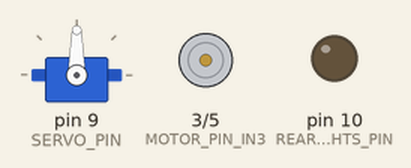
Simulated run of this sketch. Board: Arduino Uno, built with avr-gcc and run on an emulated ATmega328P. On the bench: servo, motor-driver pin pairs drawn as motors (green arrow = first pin HIGH = forward, orange = second pin HIGH = backward, longer = more drive), output pins drawn as LEDs (lit = HIGH).

Above: at 0.05 s.
At 8.65 s:
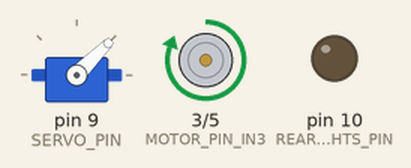
At 12.45 s:
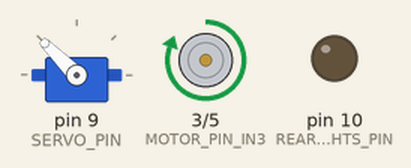
At 17.05 s:
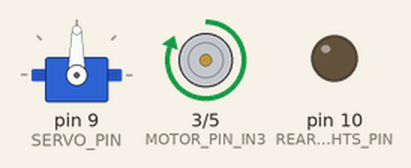
At 36.05 s:
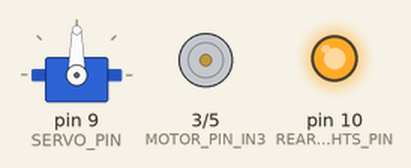
Timing chart, 0 to 61.2 s (numbered marks = the images above):
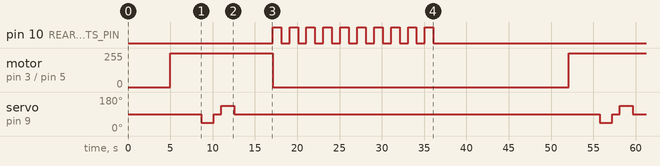

The sketch:

desafio1.ino
```cpp
// This script will be utilized to control a car using nothing but lines of code.
// The car have a DC motor in the rear to power the rear wheels
// It has a servo motor that allows the car to turn left and right
// The challenge consists in making the car go through a track with a few obstacles
// We will connect the DC motor using a H bridge
// We will connect the servo motor directly to the Arduino
// We will connect the rear lights directly to the Arduino

// Include libraries
#include <Servo.h>

// Define the pins for the motors
#define MOTOR_PIN_IN3 3 // These are digital pins
#define MOTOR_PIN_IN4 5 // These are digital pins
#define SERVO_PIN 9 // This is a PWM pin

// Define the pins for rear lights (both will be connected in parallel to just 1 pin)
#define REAR_LIGHTS_PIN 10 // This is a digital pin

// Define a few constants
#define SERVO_CENTER 90 // This is the center position for the servo
#define SERVO_LEFT 135 // This is the left position for the servo
#define SERVO_RIGHT 45 // This is the right position for the servo
#define WHEEL_DIAMETER 7.0 // This is the diameter of the wheel in cm

// Define the servo and motor objects
Servo servo; // This object will control the servo motor

// Define some functions
// This function will make the car go forward a certain distance
void goForward(float distance) {
  // Calculate the time it will take to go forward
  float time = distance / (WHEEL_DIAMETER * PI);
  // Straighten the wheels
  servo.write(SERVO_CENTER);
  // Set the motor to go forward using H bridge
  digitalWrite(MOTOR_PIN_IN3, HIGH);
  digitalWrite(MOTOR_PIN_IN4, LOW);
  // Wait for the time it will take to go forward
  delay(time * 1000);
  // Stop the motor
  digitalWrite(MOTOR_PIN_IN3, LOW);
  digitalWrite(MOTOR_PIN_IN4, LOW);
}

// This function will make the car turn left while going forward
void turnLeft(float angle) {
  // Calculate the time it will take to turn left
  float time = angle / 90;
  // Set the motor to go forward using H bridge
  digitalWrite(MOTOR_PIN_IN3, HIGH);
  digitalWrite(MOTOR_PIN_IN4, LOW);
  // Set the servo to turn left
  servo.write(SERVO_LEFT);
  // Wait for the time it will take to turn left
  delay(time * 1000);
  // Stop the motor
  digitalWrite(MOTOR_PIN_IN3, LOW);
  digitalWrite(MOTOR_PIN_IN4, LOW);
  // Set the servo to the center
  servo.write(SERVO_CENTER);
}

// This function will make the car turn right while going forward
void turnRight(float angle) {
  // Calculate the time it will take to turn right
  float time = angle / 90;
  // Set the motor to go forward using H bridge
  digitalWrite(MOTOR_PIN_IN3, HIGH);
  digitalWrite(MOTOR_PIN_IN4, LOW);
  // Set the servo to turn right
  servo.write(SERVO_RIGHT);
  // Wait for the time it will take to turn right
  delay(time * 1000);
  // Stop the motor
  digitalWrite(MOTOR_PIN_IN3, LOW);
  digitalWrite(MOTOR_PIN_IN4, LOW);
  // Set the servo to the center
  servo.write(SERVO_CENTER);
}

// This function will make the car stop
void stop() {
  // Turn the rear lights on
  digitalWrite(REAR_LIGHTS_PIN, HIGH);
  // Straighten the wheels
  servo.write(SERVO_CENTER);
  // Stop the motor
  digitalWrite(MOTOR_PIN_IN3, LOW);
  digitalWrite(MOTOR_PIN_IN4, LOW);
}

// This function will make the rear lights blink
void blink() {
  // Turn the rear lights on
  digitalWrite(REAR_LIGHTS_PIN, HIGH);
  // Wait for 1 second
  delay(1000);
  // Turn the rear lights off
  digitalWrite(REAR_LIGHTS_PIN, LOW);
  // Wait for 1 second
  delay(1000);
}

// Setup
void setup() {
  // Set the motor and servo pins as outputs
  pinMode(MOTOR_PIN_IN3, OUTPUT);
  pinMode(MOTOR_PIN_IN4, OUTPUT);
  pinMode(SERVO_PIN, OUTPUT);
  pinMode(REAR_LIGHTS_PIN, OUTPUT);
  // Attach the servo and motor objects to the pins
  servo.attach(SERVO_PIN);
  // Set the servo to the center
  servo.write(SERVO_CENTER);
  // Turn the rear lights off
  digitalWrite(REAR_LIGHTS_PIN, LOW);
}

// Loop
void loop() {
    // Wait 5 seconds
    delay(5000);

    // Go forward 80 cm
    goForward(80);

    // Turn right 135 degrees
    turnRight(135);

    // Go forward 20 cm
    goForward(20);

    // Turn left 135 degrees
    turnLeft(135);

    // Go forward 100 cm
    goForward(100);

    // Blink the rear lights 10 times
    for (int i = 0; i < 10; i++) {
        blink();
    }

    // Delay for 10 seconds
    delay(10000);
}
```

Measured:
- by itself, pin 10 (REAR_LIGHTS_PIN): repeats every 47.1 s: 9 × (LOW 1.0 s, HIGH 1.0 s), LOW 28.1 s, HIGH 1.0 s
- by itself, motor on pin 3 (MOTOR_PIN_IN3) / pin 5 (MOTOR_PIN_IN4): alternates forward 255/255 for 12.1 s and stopped for 35.0 s
- by itself, servo on pin 9 (SERVO_PIN): repeats every 47.1 s: 90° 0.91 s, 135° 1.5 s, 90° 43.2 s, 45° 1.5 s
